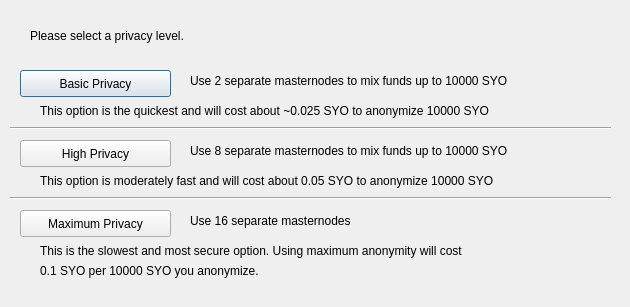
<?xml version="1.0" encoding="UTF-8"?>
<ui version="4.0">
 <class>DarksendConfig</class>
 <widget class="QDialog" name="DarksendConfig">
  <property name="geometry">
   <rect>
    <x>0</x>
    <y>0</y>
    <width>630</width>
    <height>307</height>
   </rect>
  </property>
  <property name="windowTitle">
   <string>Configure Darksend</string>
  </property>
  <widget class="QPushButton" name="buttonBasic">
   <property name="geometry">
    <rect>
     <x>20</x>
     <y>70</y>
     <width>151</width>
     <height>27</height>
    </rect>
   </property>
   <property name="text">
    <string>Basic Privacy</string>
   </property>
  </widget>
  <widget class="QPushButton" name="buttonHigh">
   <property name="geometry">
    <rect>
     <x>20</x>
     <y>140</y>
     <width>151</width>
     <height>27</height>
    </rect>
   </property>
   <property name="text">
    <string>High Privacy</string>
   </property>
  </widget>
  <widget class="QPushButton" name="buttonMax">
   <property name="geometry">
    <rect>
     <x>20</x>
     <y>210</y>
     <width>151</width>
     <height>27</height>
    </rect>
   </property>
   <property name="text">
    <string>Maximum Privacy</string>
   </property>
  </widget>
  <widget class="QLabel" name="label">
   <property name="geometry">
    <rect>
     <x>30</x>
     <y>20</y>
     <width>571</width>
     <height>31</height>
    </rect>
   </property>
   <property name="text">
    <string>Please select a privacy level.</string>
   </property>
  </widget>
  <widget class="QLabel" name="label_2">
   <property name="geometry">
    <rect>
     <x>190</x>
     <y>70</y>
     <width>421</width>
     <height>21</height>
    </rect>
   </property>
   <property name="text">
    <string>Use 2 separate masternodes to mix funds up to 10000 SYO</string>
   </property>
  </widget>
  <widget class="QLabel" name="label_3">
   <property name="geometry">
    <rect>
     <x>190</x>
     <y>140</y>
     <width>411</width>
     <height>21</height>
    </rect>
   </property>
   <property name="text">
    <string>Use 8 separate masternodes to mix funds up to 10000 SYO</string>
   </property>
  </widget>
  <widget class="QLabel" name="label_4">
   <property name="geometry">
    <rect>
     <x>190</x>
     <y>210</y>
     <width>421</width>
     <height>21</height>
    </rect>
   </property>
   <property name="text">
    <string>Use 16 separate masternodes</string>
   </property>
  </widget>
  <widget class="QLabel" name="label_6">
   <property name="geometry">
    <rect>
     <x>40</x>
     <y>100</y>
     <width>561</width>
     <height>21</height>
    </rect>
   </property>
   <property name="text">
    <string>This option is the quickest and will cost about ~0.025 SYO to anonymize 10000 SYO</string>
   </property>
  </widget>
  <widget class="QLabel" name="label_7">
   <property name="geometry">
    <rect>
     <x>40</x>
     <y>170</y>
     <width>561</width>
     <height>21</height>
    </rect>
   </property>
   <property name="text">
    <string>This option is moderately fast and will cost about 0.05 SYO to anonymize 10000 SYO</string>
   </property>
  </widget>
  <widget class="QLabel" name="label_8">
   <property name="geometry">
    <rect>
     <x>40</x>
     <y>240</y>
     <width>561</width>
     <height>21</height>
    </rect>
   </property>
   <property name="text">
    <string>This is the slowest and most secure option. Using maximum anonymity will cost</string>
   </property>
  </widget>
  <widget class="QLabel" name="label_9">
   <property name="geometry">
    <rect>
     <x>40</x>
     <y>260</y>
     <width>561</width>
     <height>21</height>
    </rect>
   </property>
   <property name="text">
    <string>0.1 SYO per 10000 SYO you anonymize.</string>
   </property>
  </widget>
  <widget class="Line" name="line">
   <property name="geometry">
    <rect>
     <x>10</x>
     <y>120</y>
     <width>601</width>
     <height>16</height>
    </rect>
   </property>
   <property name="orientation">
    <enum>Qt::Horizontal</enum>
   </property>
  </widget>
  <widget class="Line" name="line_2">
   <property name="geometry">
    <rect>
     <x>10</x>
     <y>190</y>
     <width>601</width>
     <height>16</height>
    </rect>
   </property>
   <property name="orientation">
    <enum>Qt::Horizontal</enum>
   </property>
  </widget>
 </widget>
 <resources/>
 <connections/>
</ui>
